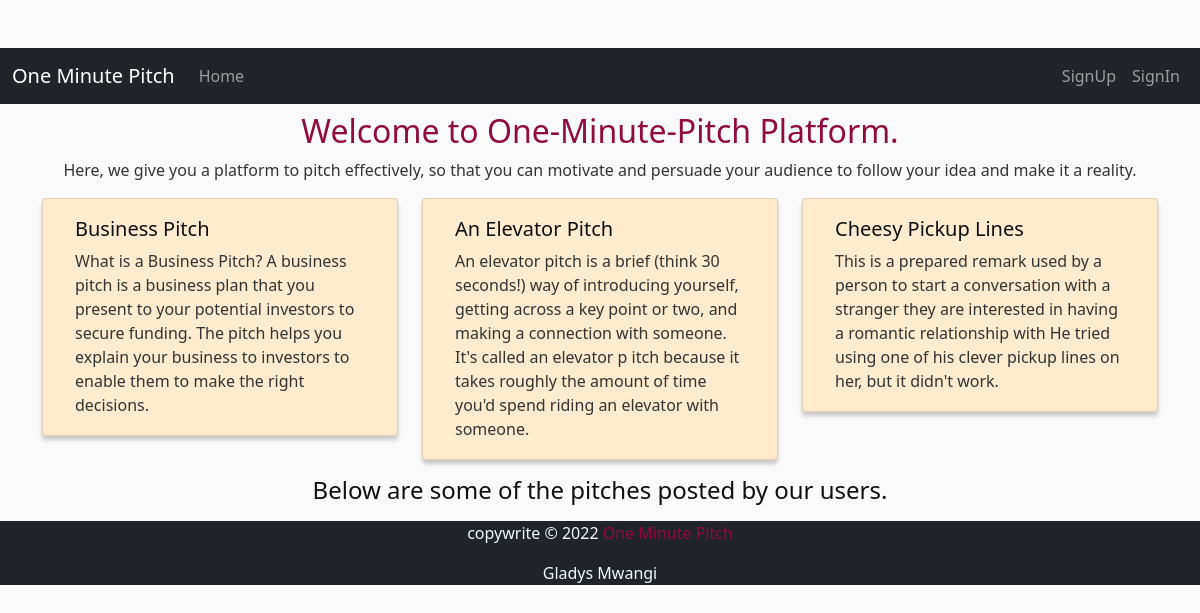
The app's page /index, older data.
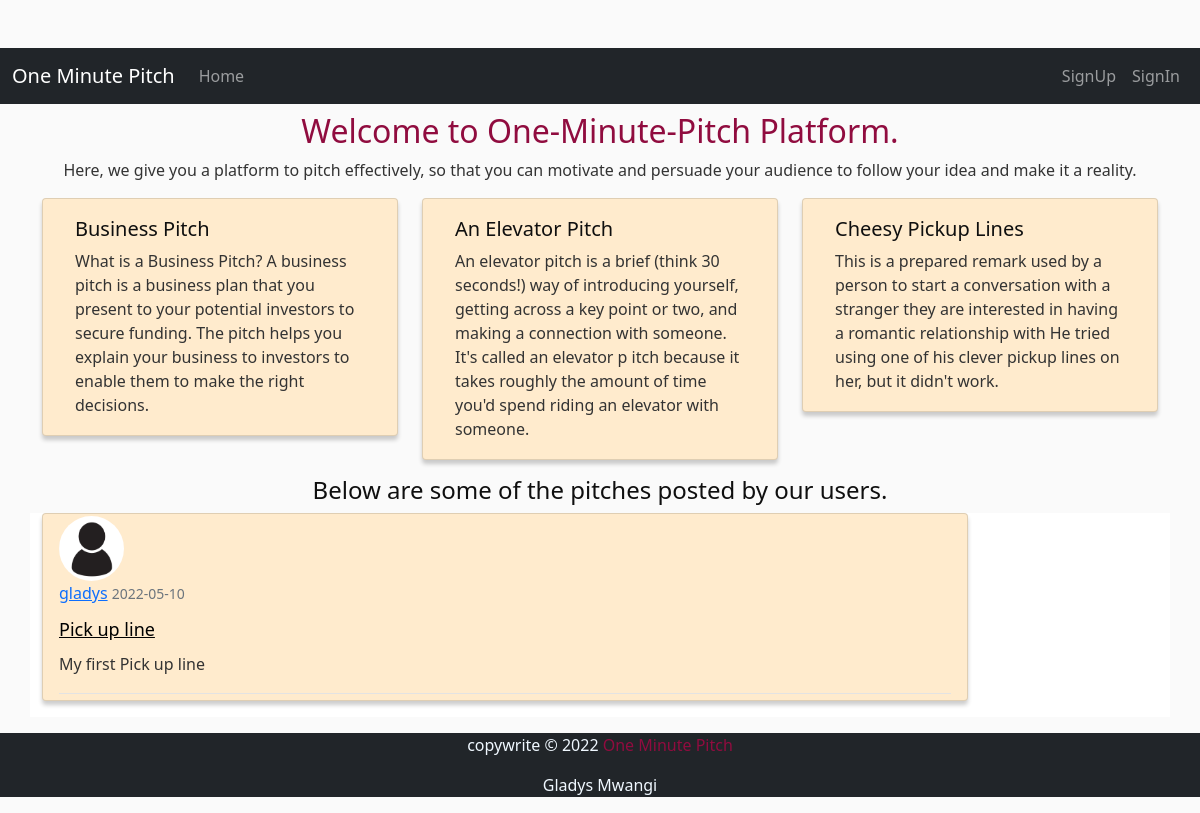
The same page, newer data.
### app/models.py (models this page shows, shortened)
class Pitch(db.Model):
    __tablename__ = 'pitches'
    id = db.Column(db.Integer, primary_key=True)
    title= db.Column(db.String(50))
    content = db.Column(db.String(300))
    category_id = db.Column(db.String)
    date_posted = db.Column(db.DateTime, default=datetime.utcnow)
    user_id = db.Column(db.Integer, db.ForeignKey("users.id", ondelete="CASCADE"))
    comments = db.relationship('Comment', backref='pitch')
    likes = db.relationship('Like', backref='pitch')

class User(db.Model, UserMixin):
    __tablename__ = 'users'
    id = db.Column(db.Integer,primary_key = True)
    username = db.Column(db.String(255))
    email = db.Column(db.String(255),unique = True)
    image_file = db.Column(db.String(100), default='default.jpg')
    password = db.Column(db.String(255))
    pitches = db.relationship('Pitch', backref='author')
    comments = db.relationship('Comment', backref='author')
    likes = db.relationship('Like', backref='author' )

### app/views.py (the view)
@app.route('/')
@app.route('/index')
def index():
    pitches = Pitch.query.all()
    return render_template('index.html', user=current_user, pitches=pitches)

### app/templates/index.html
{% extends 'base.html' %}
{% block head %}
{{ super() }}
{% endblock %}
{% block content %}
<div class="heading mt-2">
        <h2 class="text-center"><span style="color:#900C3F"> Welcome to One-Minute-Pitch Platform.</span></h2>
        <p class="text-center">Here, we give you a platform to pitch effectively, so that
            you can motivate and persuade your audience to follow your idea and make it a reality.</p>
</div>
<div class="container" id="cards">
    <div class="row">
        <div class="col-sm-4">
        <div class="card" style="background-color: #FFEBCD;">
            <div class="card-body">
            <h5 class="card-title">Business Pitch</h5>
            <p class="card-text">What is a Business Pitch? A business pitch is a business plan that you
                present to your potential investors to secure funding.
                The pitch helps you explain your business to investors to enable them to make the
                right decisions.</p>
            </div>
        </div>
        </div>
        <div class="col-sm-4">
            <div class="card"  style="background-color: #FFEBCD;">
                <div class="card-body">
                <h5 class="card-title">An Elevator Pitch</h5>
                <p class="card-text">
                    An elevator pitch is a brief (think 30 seconds!) way of introducing yourself, getting across
                    a key point or two, and making a connection with someone. It's called an elevator p
                    itch because it takes roughly the amount of time you'd spend riding an elevator with someone.</p>
                </div>
            </div>
            </div>
        <div class="col-sm-4">
        <div class="card" style="background-color: #FFEBCD;">
            <div class="card-body">
            <h5 class="card-title">Cheesy Pickup Lines</h5>
            <p class="card-text">This is a prepared remark used by a person to start a conversation with a stranger
                they are interested in having a romantic relationship with He tried using one of his clever
                pickup lines on her, but it didn't work.</p>
            </div>
        </div>
        </div>
    </div>
</div>
<h4 class="text-center mt-3"> Below are some of the pitches posted by our users.</h4>
    {% for pitch in pitches %}
    <div class="container" style=background-color:white>
        <div class="row">
            <div class="col-md-10 mb-3">
                <div class="card" style=background-color:#FFEBCD>
                            <img class="rounded-circle article-img" src="{{ url_for('static', filename='profile_pics/' + pitch.author.image_file) }}">
                        <div class="article-metadata">
                            <a class="mr-2" href="#">{{ pitch.author.username }}</a>
                            <small class="text-muted">{{ pitch.date_posted.strftime('%Y-%m-%d') }}</small>
                            <div class="media-text">
                                <h2><a class="article-title" href="{{url_for('allPitch', pitch_id = pitch.id)}}">{{ pitch.title }}</a></h2>
                                <p class="article-content">{{ pitch.content }}</p>
                            </div>
                        </div>
                </div>
            </div>
        </div>
    </div>
    {% endfor %}
{% endblock %}

Row changes from the older to the newer data that the page shows:
added Pitch: image_file (placeholder picture), author.username "gladys", date_posted "2022-05-10", title "Pick up line", content "My first Pick up line"
